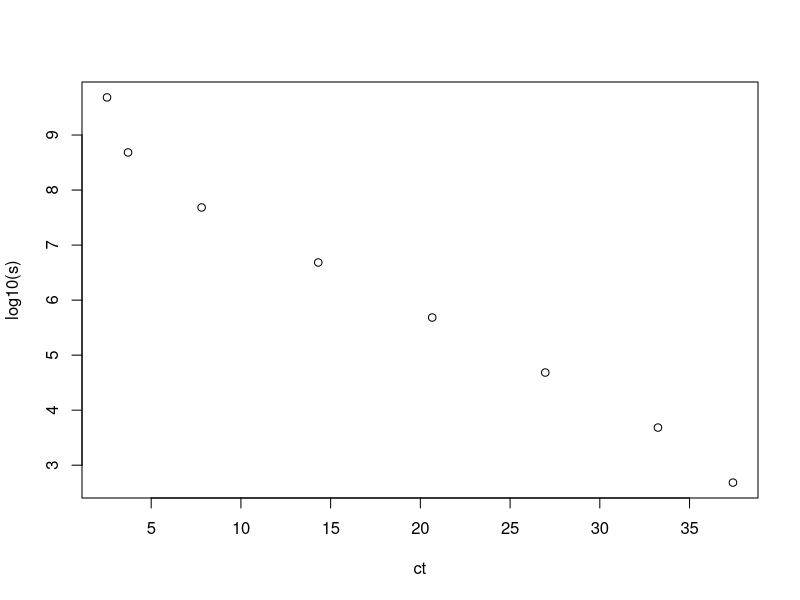

Source code (R):
## ---- chunk 1

rm(list=ls())
getwd()
#setwd("/Users/lennonj/GitHub/Vietnam")
D <- read.delim("20150817_VN_661_qPCR.txt", stringsAsFactors=FALSE) # read in data of interest

sapply(D, class) # describes format of columns

#change copy numbers to their correct values

D[57,4] <- 4830000000
D[58,4] <- 483000000
D[59,4] <- 48300000
D[60,4] <- 4830000
D[61,4] <- 483000
D[62,4] <- 48300
D[63,4] <- 4830
D[64,4] <- 483

D[,3] <- as.numeric(D[,3]) # change data type of column 3
D[,4] <- as.numeric(D[,4]) # change data type of column 4

ct <- D[57:64,3] # flourescent values of the standards
s <- D[57:64,4] # Standard copy numbers

plot(ct , log10(s)) # plots flourescence against standard copy number for a visual check
reg <- lm(log10(s) ~ ct) # linear regression of log10(s) vs ct
reg_sum <- summary(reg) # summary of analysis

for (i in 1:51) {
  D[i,4] <- (10^(9.507316 -0.181295*D[i,3]))
} 

write.table(D, file = "20150817_VN_661_qPCR_mod.txt")

